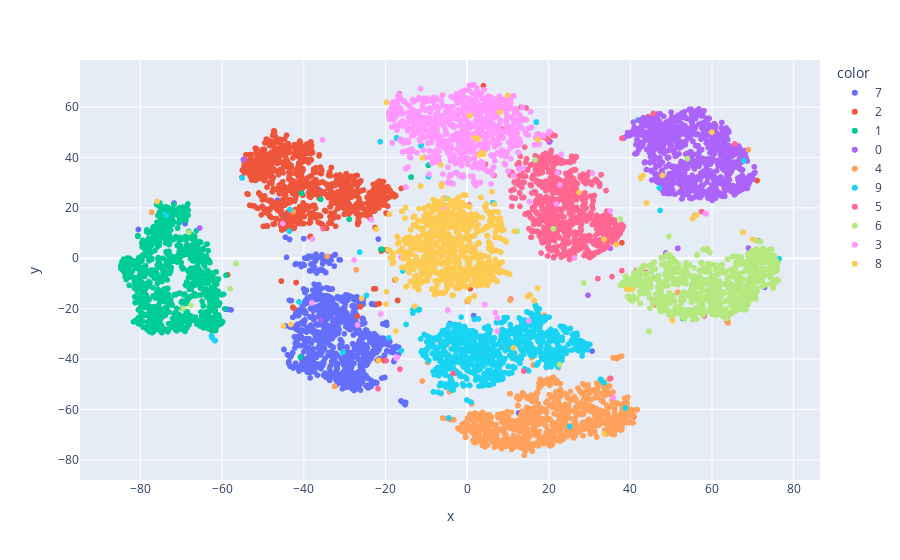

The cell this chart's notebook holds for it:
### Markdown cell above
### 5.2 Test Images in T-SNE

In this sub-section, we visualize the test images in a T-SNE projection of the latent space. T-SNE (t-Distributed Stochastic Neighbor Embedding) is a dimensionality reduction technique commonly used for visualizing high-dimensional data in a lower-dimensional space. By projecting the latent representations of the test images onto a 2D or 3D space, we can gain insights into the clustering and structure of the latent space. This visualization allows us to understand how well the VAE has captured the underlying data distribution and if similar images are grouped together.

### Code cell
# To illustrate how the latent space will end up regularized and well ordered,
# we van visualize the test images in latent space.
# We would expect the same numbers to end up in the same cluster and expect
# clusters of similar numbers (such as 7 and 1) to end up relatively close to each other.
# The continuity of relative completeness is what enables Variational Autoencoders to
# generate new samples.

latent_images = [
    vae.encoder(img)[0].detach().cpu().numpy() for img, _ in test_loader
]
labels = [label.detach().cpu().numpy().astype(str) for _, label in test_loader]
labels = list(chain.from_iterable(labels))
latent_images = np.concatenate(latent_images, axis=0)


tsne = TSNE(n_components=2, n_jobs=-1, random_state=0, verbose=10)
latent_embedding = tsne.fit_transform(latent_images)
px.scatter(x=latent_embedding[:, 0], y=latent_embedding[:, 1], color=labels)

### Figure 1 — Plotly figure (JSON) as saved in the notebook; plotly's stock layout.template omitted (floating-point values rounded to 4 significant figures; data arrays with more than 128 entries replaced by an {"elided": "..."} marker saying what was removed)
{"data": [{"hovertemplate": "color=7<br>x=%{x}<br>y=%{y}<extra></extra>", "legendgroup": "7", "marker": {"color": "#636efa", "symbol": "circle"}, "mode": "markers", "name": "7", "showlegend": true, "type": "scattergl", "x": {"elided": "1028 float values"}, "xaxis": "x", "y": {"elided": "1028 float values"}, "yaxis": "y"}, {"hovertemplate": "color=2<br>x=%{x}<br>y=%{y}<extra></extra>", "legendgroup": "2", "marker": {"color": "#EF553B", "symbol": "circle"}, "mode": "markers", "name": "2", "showlegend": true, "type": "scattergl", "x": {"elided": "1032 float values"}, "xaxis": "x", "y": {"elided": "1032 float values"}, "yaxis": "y"}, {"hovertemplate": "color=1<br>x=%{x}<br>y=%{y}<extra></extra>", "legendgroup": "1", "marker": {"color": "#00cc96", "symbol": "circle"}, "mode": "markers", "name": "1", "showlegend": true, "type": "scattergl", "x": {"elided": "1135 float values"}, "xaxis": "x", "y": {"elided": "1135 float values"}, "yaxis": "y"}, {"hovertemplate": "color=0<br>x=%{x}<br>y=%{y}<extra></extra>", "legendgroup": "0", "marker": {"color": "#ab63fa", "symbol": "circle"}, "mode": "markers", "name": "0", "showlegend": true, "type": "scattergl", "x": {"elided": "980 float values"}, "xaxis": "x", "y": {"elided": "980 float values"}, "yaxis": "y"}, {"hovertemplate": "color=4<br>x=%{x}<br>y=%{y}<extra></extra>", "legendgroup": "4", "marker": {"color": "#FFA15A", "symbol": "circle"}, "mode": "markers", "name": "4", "showlegend": true, "type": "scattergl", "x": {"elided": "982 float values"}, "xaxis": "x", "y": {"elided": "982 float values"}, "yaxis": "y"}, {"hovertemplate": "color=9<br>x=%{x}<br>y=%{y}<extra></extra>", "legendgroup": "9", "marker": {"color": "#19d3f3", "symbol": "circle"}, "mode": "markers", "name": "9", "showlegend": true, "type": "scattergl", "x": {"elided": "1009 float values"}, "xaxis": "x", "y": {"elided": "1009 float values"}, "yaxis": "y"}, {"hovertemplate": "color=5<br>x=%{x}<br>y=%{y}<extra></extra>", "legendgroup": "5", "marker": {"color": "#FF6692", "symbol": "circle"}, "mode": "markers", "name": "5", "showlegend": true, "type": "scattergl", "x": {"elided": "892 float values"}, "xaxis": "x", "y": {"elided": "892 float values"}, "yaxis": "y"}, {"hovertemplate": "color=6<br>x=%{x}<br>y=%{y}<extra></extra>", "legendgroup": "6", "marker": {"color": "#B6E880", "symbol": "circle"}, "mode": "markers", "name": "6", "showlegend": true, "type": "scattergl", "x": {"elided": "958 float values"}, "xaxis": "x", "y": {"elided": "958 float values"}, "yaxis": "y"}, {"hovertemplate": "color=3<br>x=%{x}<br>y=%{y}<extra></extra>", "legendgroup": "3", "marker": {"color": "#FF97FF", "symbol": "circle"}, "mode": "markers", "name": "3", "showlegend": true, "type": "scattergl", "x": {"elided": "1010 float values"}, "xaxis": "x", "y": {"elided": "1010 float values"}, "yaxis": "y"}, {"hovertemplate": "color=8<br>x=%{x}<br>y=%{y}<extra></extra>", "legendgroup": "8", "marker": {"color": "#FECB52", "symbol": "circle"}, "mode": "markers", "name": "8", "showlegend": true, "type": "scattergl", "x": {"elided": "974 float values"}, "xaxis": "x", "y": {"elided": "974 float values"}, "yaxis": "y"}], "layout": {"autosize": true, "legend": {"title": {"text": "color"}, "tracegroupgap": 0}, "margin": {"t": 60}, "xaxis": {"anchor": "y", "autorange": true, "domain": [0, 1], "range": [-94.48, 86.1], "title": {"text": "x"}, "type": "linear"}, "yaxis": {"anchor": "x", "autorange": true, "domain": [0, 1], "range": [-89.59, 80.26], "title": {"text": "y"}, "type": "linear"}}}
